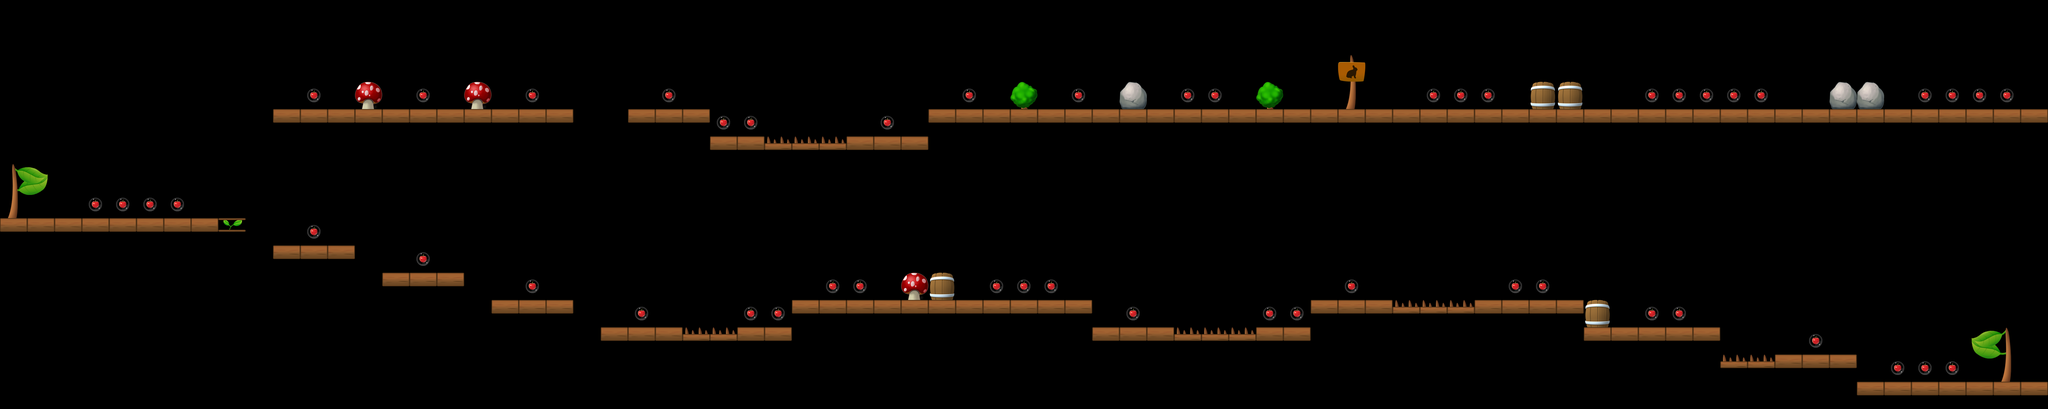

This is a level from a 2D game, rendered from its Tiled map with the project's own tilesets. A one-line summary and the map file follow, with tile-layer data summarised:
An orthogonal 75x15 tile map with 80x80 px tiles, 1 tile layer (Level).

<map version="1.0" orientation="orthogonal" width="75" height="15" tilewidth="80" tileheight="80">
 <properties>
  <property name="StartDirection" value="1" />
 </properties>
 <tileset firstgid="1" name="Untitled" tilewidth="80" tileheight="80">
  <image source="tileset.png" width="640" height="320" />
 </tileset>
 <layer name="Level" width="75" height="15">
  <data>[1125 cells, 207 non-empty, 19 distinct tile ids]</data>
 </layer>
</map>
